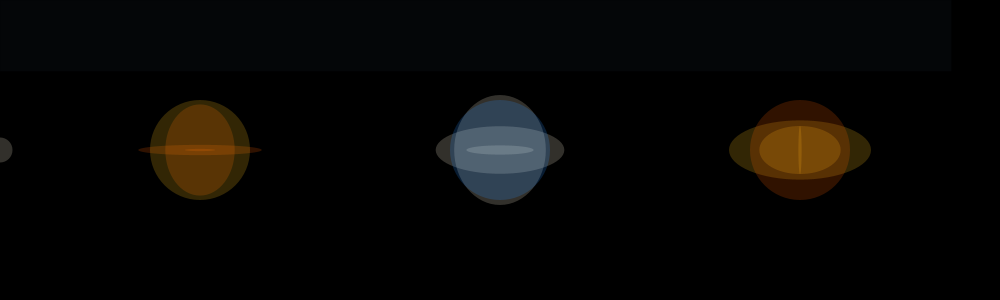
Frame 1 (no input)
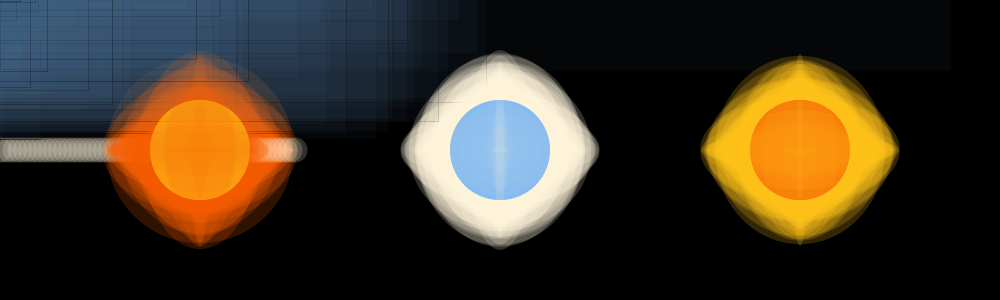
Frame 60 (the mouse pressed at the canvas centre just before this capture)
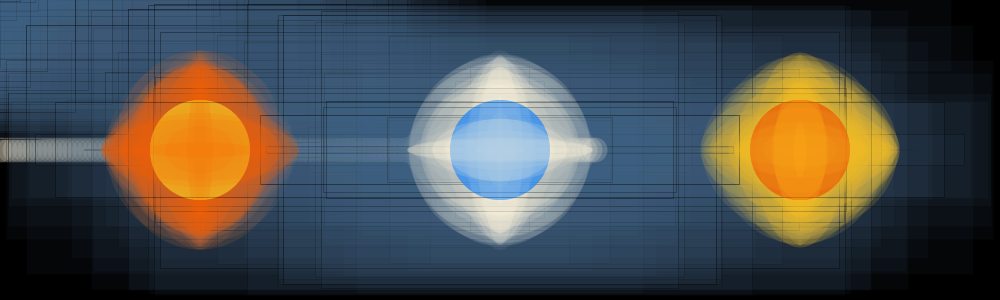
Frame 120 (the mouse held since frame 60 and released just before this capture)

The Processing sketch that drew these frames (run headless with seeded random() and noise(); from frame 60 on, the mouse is pressed at the canvas centre):

// Processing sketch: processing_71399
// ── processing_71399.pde

float circleA = 0;
float circleB = 150;
float circleC = 500;
float circleD = 150;



void setup() {
 
 size(1000,300); 
 background(0);
 smooth();
 frameRate(20);
  
}

void draw() {
  //background(0);
  //noStroke();
  //fill(0);
  
  //lines
  fill(#426e80,15);
stroke(random(#426e80));
strokeWeight(random(.5));
//rect(random(1000),random(300), random(1000),random(300));
rect(pmouseX,pmouseY, random(1000),random(300));
  
   //moving circles
   noStroke();
  //ellipse(pmouseX,pmouseY,100,100);
  ellipseMode(CENTER);
   //ellipse(circleA,circleB, random(100), random(100));
  
  //center
  fill(#fff7d9,50);
  ellipse(500, 150, random(150), random(150));
  ellipse(500, 150, random(200), random(200));
  ellipse(500, 150, random(200), random(100));
  
//moving ball across the screen
ellipse(circleA,circleB,25,25);
  
  
  

  
  //left
  fill(#f45c00,50);
  ellipse(200, 150, random(150), random(150));
  ellipse(200, 150, random(200), random(200));
  ellipse(200, 150, random(200), random(100));
  
  //right
  fill(#ffc018,50);
  ellipse(800, 150, random(150), random(150));
  ellipse(800, 150, random(200), random(200));
  ellipse(800, 150, random(200), random(100));
 
 
 //small circles
 fill(#288dff,50);
  ellipse(500,150,100,100);
   fill(#ffc018,50);
  ellipse(200,150,100,100);
  fill(#f45c00,50);
  ellipse(800,150,100,100);
  
  
  //outter rectangels
  rectMode(CENTER);
  fill(255,255,255,10);
  //rect(500,150,950,25);
  
 fill(0,0,0,50); 
  //rect(1000,300,900,200);
   
   //stroke(255);
   //strokeWeight(2);
   //ine(500,150,pmouseX,pmouseY);
   


  
  
 circleA = circleA + 5;
 //circleB = circleB + 1;
  //circleC = circleC* 2;
  //circleD = circleD*2;
}

void mousePressed() {
  background(0);


}

  
